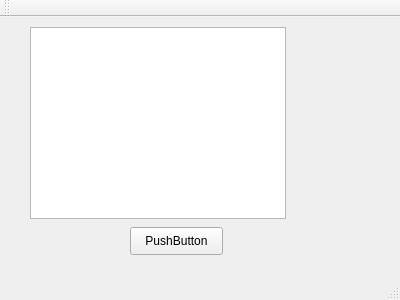
<?xml version="1.0" encoding="UTF-8"?>
<ui version="4.0">
 <class>MainWindow</class>
 <widget class="QMainWindow" name="MainWindow">
  <property name="geometry">
   <rect>
    <x>0</x>
    <y>0</y>
    <width>400</width>
    <height>300</height>
   </rect>
  </property>
  <property name="windowTitle">
   <string>MainWindow</string>
  </property>
  <widget class="QWidget" name="centralWidget">
   <widget class="QPushButton" name="pushButton">
    <property name="geometry">
     <rect>
      <x>130</x>
      <y>210</y>
      <width>93</width>
      <height>28</height>
     </rect>
    </property>
    <property name="text">
     <string>PushButton</string>
    </property>
   </widget>
   <widget class="QTextBrowser" name="textBrowser">
    <property name="geometry">
     <rect>
      <x>30</x>
      <y>10</y>
      <width>256</width>
      <height>192</height>
     </rect>
    </property>
   </widget>
  </widget>
  <widget class="QMenuBar" name="menuBar">
   <property name="geometry">
    <rect>
     <x>0</x>
     <y>0</y>
     <width>400</width>
     <height>22</height>
    </rect>
   </property>
  </widget>
  <widget class="QToolBar" name="mainToolBar">
   <attribute name="toolBarArea">
    <enum>TopToolBarArea</enum>
   </attribute>
   <attribute name="toolBarBreak">
    <bool>false</bool>
   </attribute>
  </widget>
  <widget class="QStatusBar" name="statusBar"/>
 </widget>
 <layoutdefault spacing="6" margin="11"/>
 <resources/>
 <connections/>
</ui>
